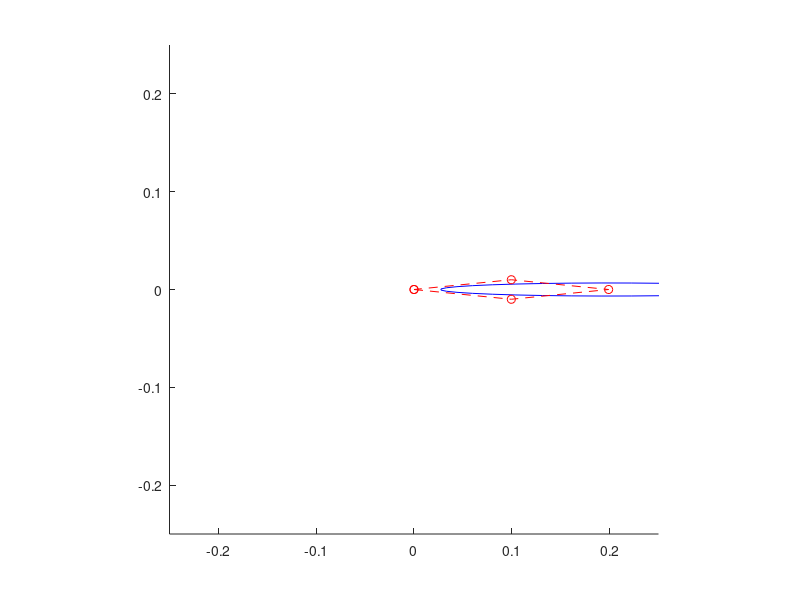

MATLAB code for this plot:

function fiveBarMechanismMassMatrixInverse

%Parameters

l1=.1;
l2=.1;
l3=l1;
l4=l2;
m1= .05;
m2=.05;
m3=m1;
m4=m2;
IG1= m1*l1^2/12;
IG2=m2*l2^2/12;
IG3=IG1;
IG4=IG2;
scale=.1;
int=10;

 for beta=0:(2*pi/int):2*pi;
    for r=0.01:(.199-.01)/int:.199;



       x=r*cos(beta);
       y=r*sin(beta) ;

       %INVERSE KINEMATICS
       phi=atan2(y,x);


       th2=acos(((x^2+y^2)-l1^2-l2^2)/(2*l1*l2))
       alpha=th2/(-2);
       th1=phi+alpha
       th3=phi-alpha
       th4=2*alpha

        %%%%%%%%

%         %FORWARD KINEMATICS
x1=l1*cos(th1);
y1=l1*sin(th1);
x2=l1*cos(th3);
y2=l1*sin(th3);
xop=x1+l2*cos(th1+th2);
yop=y1+l2*sin(th1+th2);
xop_vec=[xop;yop];
x1_vec=[x1;y1];
x2_vec=[x2;y2] ;

%%%%

  % Mass matrix

  M11=m1*l1^2/4+m2*l1^2+m2*l2^2/4+m2*l1*l2*cos(th2)+IG1+IG2;
  M12=m2*(l1*l2/2*cos(th2)+l2^2/4)+IG2;
  M21=m2*(l2^2/4+l1*l2/2*cos(th2))+IG2;
  M22=m2*l2^2/4+IG2;

  M33=m3*l3^2/4+m4*l3^2+m4*l4^2/4+m4*l3*l4*cos(th4)+IG3+IG4;
  M34=m4*(l3*l4/2*cos(th4)+l4^2/4)+IG4;
  M43=m4*(l4^2/4+l3*l4/2*cos(th4))+IG4;
  M44=m4*l4^2/4+IG4;



  M=[M11,M12,0,0;M21,M22,0,0;0,0,M33,M34;0,0,M43,M44;];


  J1=[-l1*sin(th1)-l2*sin(th1+th2), -l2*sin(th1+th2); l1*cos(th1)+l2*cos(th1+th2), l2*cos(th1+th2)];
  J2=[-l3*sin(th3)-l4*sin(th3+th4), -l4*sin(th3+th4); l3*cos(th3)+l4*cos(th3+th4), l4*cos(th3+th4)];

  %COMMENTED OUT FOR THE SAKE OF CHECKING THE SINGLE MASS MATRIX IF IT
  %WORKS WITH THE ELLIPSE DISPLAY

  C=[J1(:,1) -J2(:,1)];
  D=[-J1(:,2) J2(:,2)];


 Dhat=D\C;

 A=[1,0;Dhat(1,:);0,1;Dhat(2,:);];

 J=J1*[1,0;Dhat(1,:)];
 %JO=J2*[0,1;Dhat(2,:)];

MStar=(A'*M*A)\eye(2,2);
EMM=J*MStar;
EMM=EMM*J';
EMM=EMM\eye(2)

 [V,L]=eig(EMM);

% V=eye(2);
% L=eye(2);


%%%%%%%%%%%%%%%%%%%%%%%

 a=scale*L(1,1);
 b=scale*L(2,2);
%  a=scale;
%  b=scale;

  R=V ;
  dot(V(:,1),V(:,2));
  V*V';

  clf;
 X= drawEllipse(a,b,R,xop_vec);
 Y= drawDevice(x1_vec, xop_vec, x2_vec);
  hold on;
  axis([-.25 .25 -.25 .25])
  daspect([1 1 1])
plot(X(:,1), X(:,2), 'b-')
plot(Y(:,1), Y(:,2), 'r--o')

waitforbuttonpress;
pause(.1)

   end
end
clc;

end



function X=drawEllipse(a,b,R,x)

%drawEllipse(semi major axis, semi minor axis, angle of rotation, x(1)= x,
%x(2)=y)
   X= zeros(36,2);

    alpha = linspace(0, 360, 36)' .* (pi / 180);
    sinalpha = sin(alpha);
    cosalpha = cos(alpha);

    for i=1:36
   y= x+R*[a*cosalpha(i), b*sinalpha(i)]';

   X(i,1)=y(1);
   X(i,2)=y(2);
    end





end

function X=drawDevice(x1_vec,xop_vec,x2_vec)

%drawEllipse(semi major axis, semi minor axis, angle of rotation, x(1)= x,
%x(2)=y)
   X= zeros(4,2);

 X(1,:)=[0,0];
 X(2,:)=x1_vec';
 X(3,:)=xop_vec';
 X(4,:)=x2_vec';
 X(5,:)=X(1,:);




end
